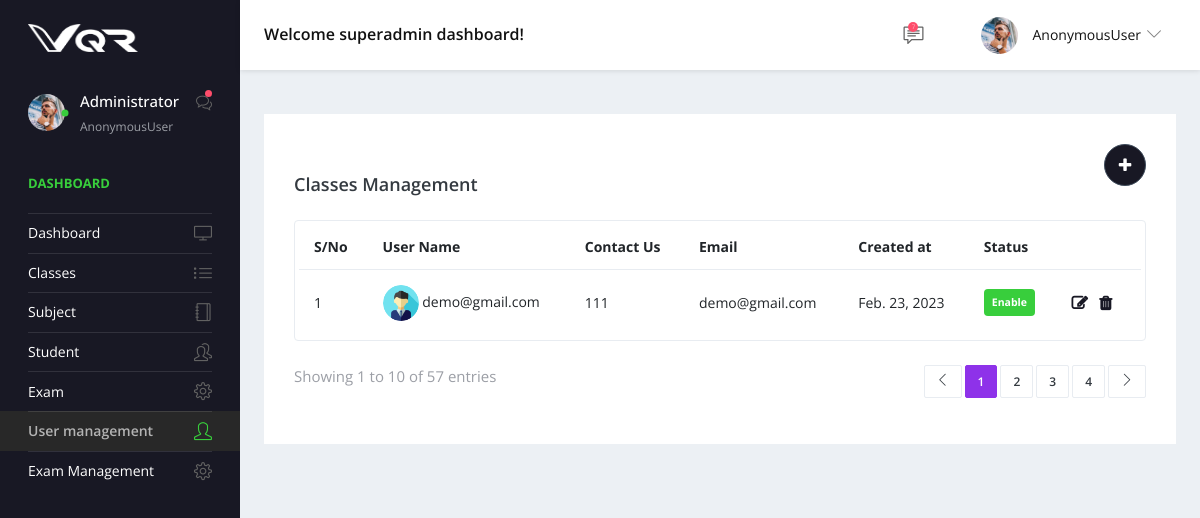
The app's page /user, older data.
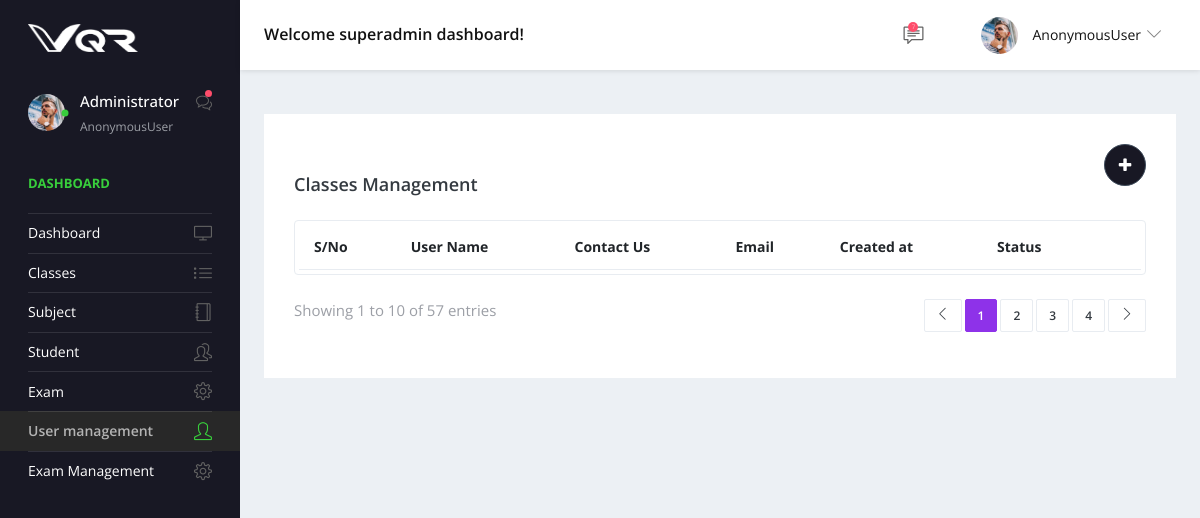
The same page, newer data.
### app/models.py (models this page shows)
class common_table(models.Model):
    created_by = models.ForeignKey(User, related_name="%(app_label)s_%(class)s_ownership",on_delete=models.CASCADE,null=True)
    created_dt = models.DateField(auto_now=True)
    updated_by =  models.ForeignKey(User, related_name="%(app_label)s_%(class)s_ownership1",on_delete=models.CASCADE,null=True)
    updated_dt = models.DateField(null=True)
    created_tm = models.TimeField(auto_now=True)
    updated_tm = models.TimeField(null=True)
    status = models.CharField(max_length=10, null=True)
    class Meta:
        abstract = True

class User_details(common_table):
    user_auth = models.OneToOneField(User,related_name='User_details_auth_id',on_delete=models.CASCADE,null=True)
    name = models.CharField(max_length=25,null=True)
    contact_no = models.CharField(max_length=25,null=True)
    email = models.CharField(max_length=25,null=True)
    pic = models.FileField(upload_to='user_pic')

### app/views.py (the view)
# urls.py: path('user',views.user,name='user'),
def user(request):
    data = User_details.objects.all()
    context = {
        'data':data
    }
    return render(request,'user.html',context)

### app/templates/user.html (shortened to what this page needs)
{% extends 'base.html' %}
{% block content %}
<div class="content-wrapper">
    <div class="row">
      <div class="col-md-12 grid-margin stretch-card">
        <div class="card">
          <div class="card-body">
            <a href="{% url 'create_user' %}">
            <button style=" float: right;background: #181824;" type="button" class="btn btn-dark btn-rounded btn-icon">
                <i class="fa fa-plus m-1"></i>
              </button>
          </a>
            <br>
            <div class="d-sm-flex align-items-center mb-4">
              <h4 class="card-title mb-sm-0 mt-2">Classes Management</h4>
            </div>
            <div class="table-responsive border rounded p-1">
              <table class="table">
                <thead>
                  <tr>
                    <th class="font-weight-bold"> S/No</th>
                    <th class="font-weight-bold">User Name</th>
                    <th class="font-weight-bold">Contact Us</th>
                    <th class="font-weight-bold">Email</th>
                    <th class="font-weight-bold">Created at</th>
                    <th class="font-weight-bold">Status</th>
                    <th>
                    </th>
                  </tr>
                </thead>
                <tbody>
                  {% for  i in data %}
                  <tr>
                    <td>{{forloop.counter}}</td>
                    <td>
                      <img class="img-sm rounded-circle" src="./media/{{i.pic}}" alt="profile image"> {{i.name}}
                    </td>
                  <td>
                    {{i.contact_no}}
                  </td><td>
                    {{i.email}}
                  </td>
                    <td>{{i.created_dt}}</td>
                    <td>
                      <div class="badge badge-success p-2">Enable</div>
                    </td>
                    <td>
                        <a href=""> <i style="color: #181824;
                            font-weight: bold;
                            font-size: 16px;" class="fa fa-edit"></i></a>
                        <a href="" class="m-2"> <i style="color: #181824;
                            font-weight: bold;
                            font-size: 16px;" class="fa fa-trash"></i></a>
                    </td>
                  </tr>
                  {% endfor %}
                </tbody>
              </table>
            </div>
            <div class="d-flex mt-4 flex-wrap">
              <p class="text-muted">Showing 1 to 10 of 57 entries</p>
              <nav class="ml-auto">
                <ul class="pagination separated pagination-info">
                  <li class="page-item"><a href="#" class="page-link"><i class="icon-arrow-left"></i></a></li>
                  <li class="page-item active"><a href="#" class="page-link">1</a></li>
                  <li class="page-item"><a href="#" class="page-link">2</a></li>
                  <li class="page-item"><a href="#" class="page-link">3</a></li>
                  <li class="page-item"><a href="#" class="page-link">4</a></li>
                  <li class="page-item"><a href="#" class="page-link"><i class="icon-arrow-right"></i></a></li>
                </ul>
              </nav>
            </div>
          </div>
        </div>
      </div>
    </div>
  </div>
{% endblock %}

Row changes from the older to the newer data that the page shows:
removed User_details: pic (picture), name "demo@gmail.com", contact_no "111", email "demo@gmail.com", created_dt "Feb. 23, 2023"
